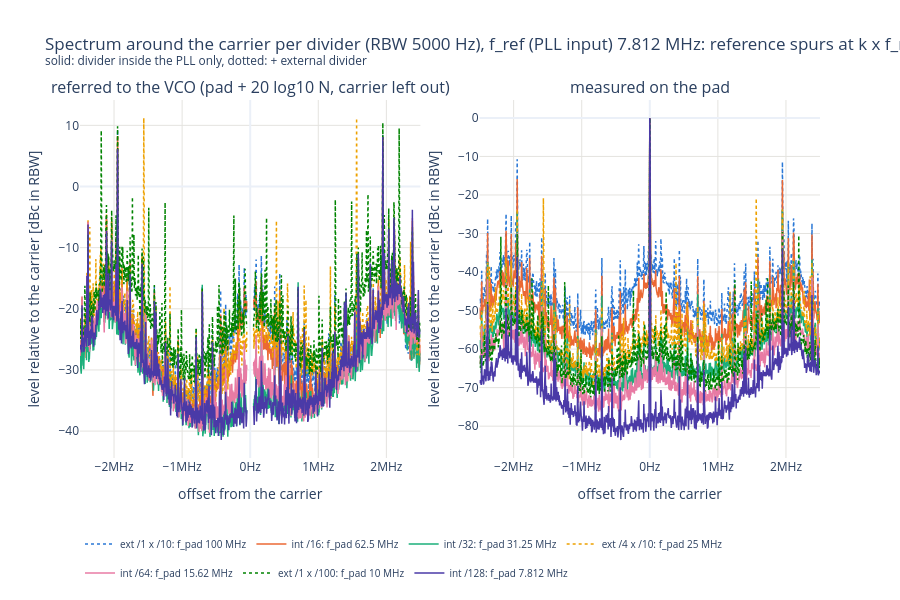

Notebook code cell kept with this figure:
### Code cell
F_start, F_stop = None, None  # offset from the carrier shown [Hz] (may be negative); None = edge of the trace
f_axis = "lin"  # "lin" or "log" (log: upper sideband only)

# Averaged wide spectrum around the carrier per divider: level relative to the carrier (trace maximum), in the trace's
# RBW (one sweep, not binned). Left: referred to the VCO (+ 20 log10 N), where the sidebands of every divider ideally
# coincide; the carrier itself (within 10 RBW) is left out there, +20 log10 N only applies to the noise sidebands.
# Right: as measured on the pad.
from plotly.subplots import make_subplots

fig = make_subplots(rows=1, cols=2, horizontal_spacing=0.08,
                    subplot_titles=("referred to the VCO (pad + 20 log10 N, carrier left out)", "measured on the pad"))
for i, r in enumerate(ok.sort_values(["total_div", "ext_div"]).itertuples()):
    d = traces[(traces["divider"] == r.divider) & (traces["kind"] == "spectrum")]
    if d.empty:
        continue
    d = d.assign(freq=d["freq"] - d["center"], level_dbc=d["level_dbm"] - d["level_dbm"].max())  # offset, rel. to carrier
    lo = d["freq"].min() if F_start is None else F_start
    hi = d["freq"].max() if F_stop is None else F_stop
    if f_axis == "log":
        lo = max(lo, d.loc[d["freq"] > 0, "freq"].min())
    d = in_range(d, lo, hi)
    sidebands = d[d["freq"].abs() >= 10 * d["rbw"]]
    sidebands = pd.concat([sidebands[sidebands["freq"] < 0], pd.DataFrame({"freq": [0.0], "level_dbc": [np.nan]}),
                           sidebands[sidebands["freq"] > 0]])  # gap at the carrier
    label = f"{r.divider}: f_pad {r.f_out_meas / 1e6:.4g} MHz"
    line = dict(color=PALETTE_N[i % len(PALETTE_N)], width=1.5, dash="dot" if r.ext_div > 1 else "solid")
    for col, curve, add_db, where in ((1, sidebands, 20 * np.log10(r.total_div), "at the VCO"), (2, d, 0.0, "on the pad")):
        fig.add_scatter(x=curve["freq"], y=curve["level_dbc"] + add_db, mode="lines", name=label, legendgroup=label,
                        showlegend=col == 1, line=line, row=1, col=col,
                        hovertemplate=f"{r.divider}<br>%{{x:.4s}}Hz: %{{y:.1f}} dBc {where}<extra></extra>")
rbw = traces.loc[traces["kind"] == "spectrum", "rbw"]
fig.update_layout(title=f"Spectrum around the carrier per divider (RBW {rbw.iloc[0]:g} Hz), {REF_TXT}<br>"
                        "<sup>solid: divider inside the PLL only, dotted: + external divider</sup>" if len(rbw)
                  else f"Spectrum around the carrier per divider, {REF_TXT}",
                  template="plotly_white", height=600, legend=dict(orientation="h", y=-0.2, font=dict(size=10)),
                  hoverlabel=dict(namelength=-1))
if f_axis == "log":
    fig.update_xaxes(**OFFSET_AXIS)
else:
    fig.update_xaxes(type="linear", ticksuffix="Hz", exponentformat="SI")
fig.update_xaxes(title="offset from the carrier", gridcolor=GRID)
fig.update_yaxes(title="level relative to the carrier [dBc in RBW]", gridcolor=GRID)
save(fig, "spectrum")

### Figure 1 — Plotly figure (JSON) as saved in the notebook; plotly's stock layout.template omitted (floating-point values rounded to 4 significant figures; data arrays with more than 128 entries replaced by an {"elided": "..."} marker saying what was removed)
{"data": [{"hovertemplate": "ext /1 x /10<br>%{x:.4s}Hz: %{y:.1f} dBc at the VCO<extra></extra>", "legendgroup": "ext /1 x /10: f_pad 100 MHz", "line": {"color": "#2a78d6", "dash": "dot", "width": 1.5}, "mode": "lines", "name": "ext /1 x /10: f_pad 100 MHz", "showlegend": true, "type": "scatter", "x": {"elided": "4903 float values"}, "xaxis": "x", "y": {"elided": "4903 float values"}, "yaxis": "y"}, {"hovertemplate": "ext /1 x /10<br>%{x:.4s}Hz: %{y:.1f} dBc on the pad<extra></extra>", "legendgroup": "ext /1 x /10: f_pad 100 MHz", "line": {"color": "#2a78d6", "dash": "dot", "width": 1.5}, "mode": "lines", "name": "ext /1 x /10: f_pad 100 MHz", "showlegend": false, "type": "scatter", "x": {"elided": "5001 float values"}, "xaxis": "x2", "y": {"elided": "5001 float values"}, "yaxis": "y2"}, {"hovertemplate": "int /16<br>%{x:.4s}Hz: %{y:.1f} dBc at the VCO<extra></extra>", "legendgroup": "int /16: f_pad 62.5 MHz", "line": {"color": "#eb6834", "dash": "solid", "width": 1.5}, "mode": "lines", "name": "int /16: f_pad 62.5 MHz", "showlegend": true, "type": "scatter", "x": {"elided": "4903 float values"}, "xaxis": "x", "y": {"elided": "4903 float values"}, "yaxis": "y"}, {"hovertemplate": "int /16<br>%{x:.4s}Hz: %{y:.1f} dBc on the pad<extra></extra>", "legendgroup": "int /16: f_pad 62.5 MHz", "line": {"color": "#eb6834", "dash": "solid", "width": 1.5}, "mode": "lines", "name": "int /16: f_pad 62.5 MHz", "showlegend": false, "type": "scatter", "x": {"elided": "5001 float values"}, "xaxis": "x2", "y": {"elided": "5001 float values"}, "yaxis": "y2"}, {"hovertemplate": "int /32<br>%{x:.4s}Hz: %{y:.1f} dBc at the VCO<extra></extra>", "legendgroup": "int /32: f_pad 31.25 MHz", "line": {"color": "#1baf7a", "dash": "solid", "width": 1.5}, "mode": "lines", "name": "int /32: f_pad 31.25 MHz", "showlegend": true, "type": "scatter", "x": {"elided": "4903 float values"}, "xaxis": "x", "y": {"elided": "4903 float values"}, "yaxis": "y"}, {"hovertemplate": "int /32<br>%{x:.4s}Hz: %{y:.1f} dBc on the pad<extra></extra>", "legendgroup": "int /32: f_pad 31.25 MHz", "line": {"color": "#1baf7a", "dash": "solid", "width": 1.5}, "mode": "lines", "name": "int /32: f_pad 31.25 MHz", "showlegend": false, "type": "scatter", "x": {"elided": "5001 float values"}, "xaxis": "x2", "y": {"elided": "5001 float values"}, "yaxis": "y2"}, {"hovertemplate": "ext /4 x /10<br>%{x:.4s}Hz: %{y:.1f} dBc at the VCO<extra></extra>", "legendgroup": "ext /4 x /10: f_pad 25 MHz", "line": {"color": "#eda100", "dash": "dot", "width": 1.5}, "mode": "lines", "name": "ext /4 x /10: f_pad 25 MHz", "showlegend": true, "type": "scatter", "x": {"elided": "4903 float values"}, "xaxis": "x", "y": {"elided": "4903 float values"}, "yaxis": "y"}, {"hovertemplate": "ext /4 x /10<br>%{x:.4s}Hz: %{y:.1f} dBc on the pad<extra></extra>", "legendgroup": "ext /4 x /10: f_pad 25 MHz", "line": {"color": "#eda100", "dash": "dot", "width": 1.5}, "mode": "lines", "name": "ext /4 x /10: f_pad 25 MHz", "showlegend": false, "type": "scatter", "x": {"elided": "5001 float values"}, "xaxis": "x2", "y": {"elided": "5001 float values"}, "yaxis": "y2"}, {"hovertemplate": "int /64<br>%{x:.4s}Hz: %{y:.1f} dBc at the VCO<extra></extra>", "legendgroup": "int /64: f_pad 15.62 MHz", "line": {"color": "#e87ba4", "dash": "solid", "width": 1.5}, "mode": "lines", "name": "int /64: f_pad 15.62 MHz", "showlegend": true, "type": "scatter", "x": {"elided": "4903 float values"}, "xaxis": "x", "y": {"elided": "4903 float values"}, "yaxis": "y"}, {"hovertemplate": "int /64<br>%{x:.4s}Hz: %{y:.1f} dBc on the pad<extra></extra>", "legendgroup": "int /64: f_pad 15.62 MHz", "line": {"color": "#e87ba4", "dash": "solid", "width": 1.5}, "mode": "lines", "name": "int /64: f_pad 15.62 MHz", "showlegend": false, "type": "scatter", "x": {"elided": "5001 float values"}, "xaxis": "x2", "y": {"elided": "5001 float values"}, "yaxis": "y2"}, {"hovertemplate": "ext /1 x /100<br>%{x:.4s}Hz: %{y:.1f} dBc at the VCO<extra></extra>", "legendgroup": "ext /1 x /100: f_pad 10 MHz", "line": {"color": "#008300", "dash": "dot", "width": 1.5}, "mode": "lines", "name": "ext /1 x /100: f_pad 10 MHz", "showlegend": true, "type": "scatter", "x": {"elided": "4903 float values"}, "xaxis": "x", "y": {"elided": "4903 float values"}, "yaxis": "y"}, {"hovertemplate": "ext /1 x /100<br>%{x:.4s}Hz: %{y:.1f} dBc on the pad<extra></extra>", "legendgroup": "ext /1 x /100: f_pad 10 MHz", "line": {"color": "#008300", "dash": "dot", "width": 1.5}, "mode": "lines", "name": "ext /1 x /100: f_pad 10 MHz", "showlegend": false, "type": "scatter", "x": {"elided": "5001 float values"}, "xaxis": "x2", "y": {"elided": "5001 float values"}, "yaxis": "y2"}, {"hovertemplate": "int /128<br>%{x:.4s}Hz: %{y:.1f} dBc at the VCO<extra></extra>", "legendgroup": "int /128: f_pad 7.812 MHz", "line": {"color": "#4a3aa7", "dash": "solid", "width": 1.5}, "mode": "lines", "name": "int /128: f_pad 7.812 MHz", "showlegend": true, "type": "scatter", "x": {"elided": "4903 float values"}, "xaxis": "x", "y": {"elided": "4903 float values"}, "yaxis": "y"}, {"hovertemplate": "int /128<br>%{x:.4s}Hz: %{y:.1f} dBc on the pad<extra></extra>", "legendgroup": "int /128: f_pad 7.812 MHz", "line": {"color": "#4a3aa7", "dash": "solid", "width": 1.5}, "mode": "lines", "name": "int /128: f_pad 7.812 MHz", "showlegend": false, "type": "scatter", "x": {"elided": "5001 float values"}, "xaxis": "x2", "y": {"elided": "5001 float values"}, "yaxis": "y2"}], "layout": {"annotations": [{"font": {"size": 16}, "showarrow": false, "text": "referred to the VCO (pad + 20 log10 N, carrier left out)", "x": 0.23, "xanchor": "center", "xref": "paper", "y": 1, "yanchor": "bottom", "yref": "paper"}, {"font": {"size": 16}, "showarrow": false, "text": "measured on the pad", "x": 0.77, "xanchor": "center", "xref": "paper", "y": 1, "yanchor": "bottom", "yref": "paper"}], "height": 600, "hoverlabel": {"namelength": -1}, "legend": {"font": {"size": 10}, "orientation": "h", "y": -0.2}, "title": {"text": "Spectrum around the carrier per divider (RBW 5000 Hz), f_ref (PLL input) 7.812 MHz: reference spurs at k x f_ref<br><sup>solid: divider inside the PLL only, dotted: + external divider</sup>"}, "xaxis": {"anchor": "y", "domain": [0, 0.46], "exponentformat": "SI", "gridcolor": "#e4e3df", "ticksuffix": "Hz", "title": {"text": "offset from the carrier"}, "type": "linear"}, "xaxis2": {"anchor": "y2", "domain": [0.54, 1], "exponentformat": "SI", "gridcolor": "#e4e3df", "ticksuffix": "Hz", "title": {"text": "offset from the carrier"}, "type": "linear"}, "yaxis": {"anchor": "x", "domain": [0, 1], "gridcolor": "#e4e3df", "title": {"text": "level relative to the carrier [dBc in RBW]"}}, "yaxis2": {"anchor": "x2", "domain": [0, 1], "gridcolor": "#e4e3df", "title": {"text": "level relative to the carrier [dBc in RBW]"}}}}
